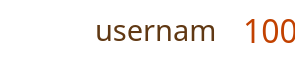
<?xml version="1.0" encoding="UTF-8"?>
<ui version="4.0">
 <class>StatsPlayerInfoWidget</class>
 <widget class="QWidget" name="StatsPlayerInfoWidget">
  <property name="geometry">
   <rect>
    <x>0</x>
    <y>0</y>
    <width>295</width>
    <height>60</height>
   </rect>
  </property>
  <property name="windowTitle">
   <string>Form</string>
  </property>
  <property name="styleSheet">
   <string notr="true">background: transparent;
    border: none;</string>
  </property>
  <widget class="QGroupBox" name="groupBox">
   <property name="geometry">
    <rect>
     <x>0</x>
     <y>0</y>
     <width>295</width>
     <height>60</height>
    </rect>
   </property>
   <property name="styleSheet">
    <string notr="true">border-image:none;
     background: transparent;
     background-image:none;
     border:none;</string>
   </property>
   <property name="title">
    <string/>
   </property>
   <widget class="QLabel" name="label_playerColor">
    <property name="geometry">
     <rect>
      <x>0</x>
      <y>5</y>
      <width>295</width>
      <height>50</height>
     </rect>
    </property>
    <property name="styleSheet">
     <string notr="true">border-image:none;
      background: transparent;
      background-image:none;
      border:none;</string>
    </property>
    <property name="text">
     <string/>
    </property>
    <property name="pixmap">
     <pixmap resource="../../resources/Resources.qrc">:/images/player_blue.png</pixmap>
    </property>
    <property name="scaledContents">
     <bool>true</bool>
    </property>
   </widget>
   <widget class="QLabel" name="label_username">
    <property name="geometry">
     <rect>
      <x>95</x>
      <y>5</y>
      <width>121</width>
      <height>50</height>
     </rect>
    </property>
    <property name="font">
     <font>
      <family>Halo Dek</family>
      <pointsize>22</pointsize>
     </font>
    </property>
    <property name="styleSheet">
     <string notr="true">color: rgb(96, 56, 19);
      border-image:none;
      background: transparent;
      background-image:none;
      border:none;</string>
    </property>
    <property name="text">
     <string>username</string>
    </property>
    <property name="wordWrap">
     <bool>true</bool>
    </property>
   </widget>
   <widget class="QLabel" name="label_scoreBg">
    <property name="geometry">
     <rect>
      <x>245</x>
      <y>5</y>
      <width>50</width>
      <height>50</height>
     </rect>
    </property>
    <property name="styleSheet">
     <string notr="true">border-image:none;
      background: transparent;
      background-image:none;
      border:none;</string>
    </property>
    <property name="text">
     <string/>
    </property>
    <property name="pixmap">
     <pixmap resource="../../resources/Resources.qrc">:/images/button_small.png</pixmap>
    </property>
    <property name="scaledContents">
     <bool>true</bool>
    </property>
   </widget>
   <widget class="QLabel" name="label_score">
    <property name="geometry">
     <rect>
      <x>245</x>
      <y>5</y>
      <width>51</width>
      <height>51</height>
     </rect>
    </property>
    <property name="font">
     <font>
      <family>Halo Dek</family>
      <pointsize>24</pointsize>
     </font>
    </property>
    <property name="styleSheet">
     <string notr="true">color: rgb(194, 65, 0);</string>
    </property>
    <property name="text">
     <string>100</string>
    </property>
    <property name="alignment">
     <set>Qt::AlignmentFlag::AlignCenter</set>
    </property>
   </widget>
  </widget>
 </widget>
 <resources>
  <include location="../../resources/Resources.qrc"/>
 </resources>
 <connections/>
</ui>
